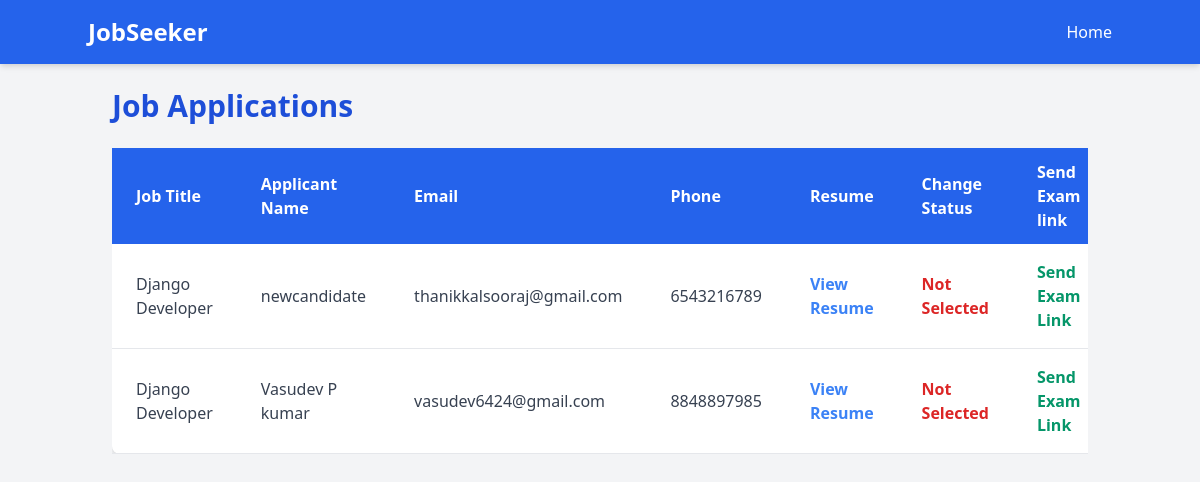
The page /viewapplication/ (signed in) on the database its author committed.
### job/models.py (models this page shows)
class JobApplications(models.Model):
    jobseeker = models.ForeignKey(JobseekerRegister, on_delete=models.CASCADE)
    jobprovider = models.ForeignKey(JobproviderRegister, on_delete=models.CASCADE)
    job_requirements = models.ForeignKey(Jobrequirements, on_delete=models.CASCADE)
    selected_status=models.BooleanField(default=False,null=True, blank=True)

class Jobrequirements(models.Model):
    jobprovider = models.ForeignKey(JobproviderRegister, on_delete=models.CASCADE)
    job_title = models.CharField(max_length=50,null=True, blank=True)
    job_description = models.TextField(null=True, blank=True)
    status=models.BooleanField(default=False, null=True)

class JobseekerRegister(models.Model):
    name = models.CharField(max_length=50,null=True, blank=True)
    email = models.EmailField(max_length=50,null=True, blank=True ,unique=True)
    password = models.CharField(max_length=50,null=True, blank=True)
    phone_number = models.CharField(max_length=15, null=True, blank=True)

### job/views.py (the view)
# urls.py: path('viewapplication/',viewappiledjobsprovider,name='viewapplication'),
def viewappiledjobsprovider(request):
    if 'jobprovider_id' in request.session:
        jobprovider_id = request.session['jobprovider_id']
        jobs = JobApplications.objects.filter(jobprovider__id=jobprovider_id).select_related('jobseeker', 'job_requirements')
        return render(request, 'viewappiledjobsprovider.html', {'jobs': jobs})
    return redirect('jobproviderlogin')

### job/templates/viewappiledjobsprovider.html (shortened to what this page needs)
<!DOCTYPE html>
<html lang="en">
<head>
    <link href="https://cdn.jsdelivr.net/npm/tailwindcss@2.2.19/dist/tailwind.min.css" rel="stylesheet">
</head>
<body class="bg-gray-100 text-gray-800">
    <nav class="bg-blue-600 text-white py-4 shadow-md">
        <div class="container mx-auto flex justify-between items-center">
            <a href="#" class="text-2xl font-bold">JobSeeker</a>
            <ul class="flex space-x-4">
                <li><a href="/jobprovideindex/" class="hover:text-yellow-300">Home</a></li>
            </ul>
        </div>
    </nav>
    <div class="container mx-auto p-6">
        <h1 class="text-3xl font-bold text-blue-700 mb-6">Job Applications</h1>
        {% if jobs %}
            <div class="overflow-x-auto">
                <table class="min-w-full bg-white rounded-lg shadow-md">
                    <thead class="bg-blue-600 text-white">
                        <tr>
                            <th class="py-3 px-6 text-left">Job Title</th>
                            <th class="py-3 px-6 text-left">Applicant Name</th>
                            <th class="py-3 px-6 text-left">Email</th>
                            <th class="py-3 px-6 text-left">Phone</th>
                            <th class="py-3 px-6 text-left">Resume</th>
                            <th class="py-3 px-6 text-left">Change Status</th>
                            <th class="py-3 px-6 text-left">Send Exam link</th>
                        </tr>
                    </thead>
                    <tbody class="text-gray-700">
                        {% for application in jobs %}
                            <tr class="border-b hover:bg-gray-100 transition">
                                <td class="py-4 px-6">{{ application.job_requirements.job_title }}</td>
                                <td class="py-4 px-6">{{ application.jobseeker.name }}</td>
                                <td class="py-4 px-6">{{ application.jobseeker.email }}</td>
                                <td class="py-4 px-6">{{ application.jobseeker.phone_number }}</td>
                                <td class="py-4 px-6">
                                    {% if application.jobseeker.resumes_set.first %}
                                        <a href="{{ application.jobseeker.resumes_set.first.resume_file.url }}" target="_blank" class="text-blue-500 hover:text-blue-600 font-semibold">
                                            View Resume
                                        </a>
                                    {% else %}
                                        <span class="text-gray-500">No Resume</span>
                                    {% endif %}
                                </td>
                                <td class="py-4 px-6">
                                    {% if application.selected_status %}
                                        <a href="{% url 'toggle_status' application.id %}" class="text-green-600 font-semibold hover:underline">
                                            Selected
                                        </a>
                                    {% else %}
                                        <a href="{% url 'toggle_status' application.id %}" class="text-red-600 font-semibold hover:underline">
                                            Not Selected
                                        </a>
                                    {% endif %}
                                </td>
                            <td class="py-4 px-6">
                                <a href="/send_exam_links/" class="text-green-600 font-semibold hover:underline">
                                     Send Exam Link
                                </a>
                            </td>
                            </tr>
                        {% endfor %}
                    </tbody>
                </table>
            </div>
        {% else %}
            <div class="bg-yellow-100 text-yellow-800 p-4 rounded text-center mt-6">
                <p>No job applications found for your listings.</p>
            </div>
        {% endif %}
    </div>
</body>
</html>

### rows shown on the page
JobApplications: job_requirements.job_title "Django Developer", jobseeker.name "newcandidate", jobseeker.email "thanikkalsooraj@gmail.com", jobseeker.phone_number "6543216789", selected_status "Not Selected"
JobApplications: job_requirements.job_title "Django Developer", jobseeker.name "Vasudev P kumar", jobseeker.email "vasudev6424@gmail.com", jobseeker.phone_number "8848897985", selected_status "Not Selected"
